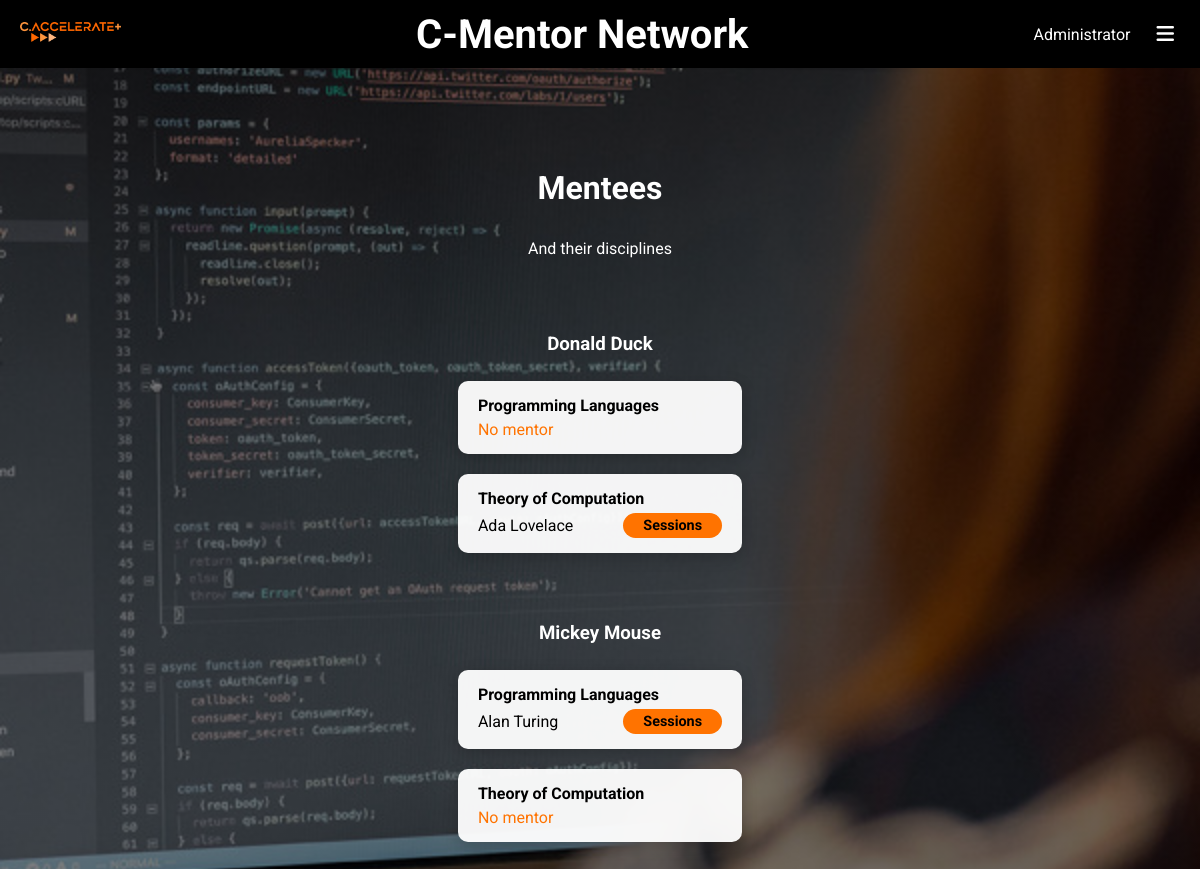
The page /mentee/ (signed in) on the database its author committed.
### app/models.py (models this page shows, shortened)
class Aluno(models.Model):
    ANO_CHOICES = [(1, 1), (2, 2), (3, 3)]
    user = models.OneToOneField(User, on_delete=models.CASCADE, default=None)
    numero = models.CharField(max_length=100)
    curso = models.ForeignKey(
        Curso, on_delete=models.CASCADE, related_name='alunos')
    ano = models.IntegerField(choices=ANO_CHOICES, null=True)
    @property
    def nome_completo(self):
        return self.user.first_name + ' ' + self.user.last_name.split()[-1]
    class Meta:
        ordering = ['user__first_name', 'user__last_name']
    def __str__(self):
        return self.nome_completo

class Disciplina(models.Model):
    nome = models.CharField(max_length=100)
    ano = models.IntegerField(null=True, blank=True)
    semestre = models.IntegerField(null=True, blank=True)
    alunos = models.ManyToManyField(
        Aluno, related_name='disciplinas')
    def __str__(self):
        return self.nome

### mentoria/models.py (models this page shows, shortened)
class Mentorando(models.Model):
    aluno = models.ForeignKey(Aluno, on_delete=models.CASCADE, related_name='mentorandias')
    ano_lectivo = models.ForeignKey(AnoLectivo, on_delete=models.CASCADE, related_name='mentorandias')
    disciplina = models.ForeignKey(Disciplina, on_delete=models.CASCADE, related_name='mentorandias')
    ativo = models.BooleanField(null=True, blank=True, default=True)

class Mentor(models.Model):
    aluno = models.ForeignKey(Aluno, on_delete=models.CASCADE, related_name='mentorias')
    ano_lectivo = models.ForeignKey(AnoLectivo, on_delete=models.CASCADE, related_name='mentorias')
    disciplina = models.ForeignKey(Disciplina, on_delete=models.CASCADE, related_name='mentorias')
    nota = models.IntegerField(null=True, blank=True, default=None)
    ativo = models.BooleanField(null=True, blank=True, default=True)

### mentoria/views.py (the view, shortened to what this page needs)
# urls.py: path('mentee/', views.mentorandos_view, name='mentorandos'),
@login_required
def mentorandos_view(request):
    ano = AnoLectivo.objects.get(ano='25-26')
    if request.user.groups.filter(name="Gestores").exists():
        alunos_mentorando = set(
            m.aluno for m in Mentorando.objects.filter(
                ano_lectivo=ano,
                disciplina__semestre=semestre
            ).select_related('aluno')  # otimiza acesso a m.aluno
        )
        alunoAtual = "admin"
    mentorandos_info = []
    disciplinas_sem_mentoria = []
    for aluno_mentorando in alunos_mentorando:
        info = {'mentorando': aluno_mentorando}
        mentorandias = []
        mentorando_qs = Mentorando.objects.filter(
            ano_lectivo=ano,
            disciplina__semestre=semestre,
            aluno=aluno_mentorando
        ).select_related('disciplina', 'aluno')  # evita query extra para disciplina/aluno
        diade_qs = Diade.objects.filter(
            ano_lectivo=ano,
            mentor__disciplina__semestre=semestre,
            mentorando__in=mentorando_qs
        ).select_related('mentorando', 'mentor__aluno', 'mentor__disciplina')
        diades_por_mentorando = {}
        for diade in diade_qs:
            diades_por_mentorando.setdefault(diade.mentorando_id, []).append(diade)
        for mentorando in mentorando_qs:
            info_ = {
                'mentorando': mentorando,
                'disciplina': mentorando.disciplina
            }
            diades = diades_por_mentorando.get(mentorando.id, [])
            for diade in diades:
                if diade.mentorando.disciplina == mentorando.disciplina:
                    info_['mentor'] = diade.mentor
                    break
            else:
                info_['mentor'] = '-'
            mentorandias.append(info_)
        mentorandias.sort(key=lambda item: item['disciplina'].nome)
        info['mentorandias'] = mentorandias
        disciplinas_com_mentoria = [m['disciplina'] for m in mentorandias]
        disciplinas_ids = [d.pk for d in disciplinas_com_mentoria]
        info['disciplinas_sem_mentoria'] = Disciplina.objects.exclude(pk__in=disciplinas_ids).filter(semestre=semestre)
        disciplinas_sem_mentoria = info['disciplinas_sem_mentoria']
        mentorandos_info.append(info)
    mentorandos_info.sort(key=lambda x: str(x['mentorando']))
    if len(disciplinas_sem_mentoria) == 0:
        disciplinas_sem_mentoria = Disciplina.objects.filter(semestre=semestre)
    alunos_mentores = Mentor.objects.filter(
        ano_lectivo=ano,
        disciplina__semestre=semestre
    ).select_related('aluno').values_list('aluno', flat=True).distinct()
    mentorias = Mentor.objects.filter(
        ano_lectivo=ano,
        disciplina__semestre=semestre
    ).select_related('disciplina').order_by('disciplina__nome')
    context = {
        'ano': ano,
        'mentorandos_info': mentorandos_info,
        'vazio': len(mentorandos_info),
        'aluno': alunoAtual,
        'disciplinas': disciplinas_sem_mentoria,
        'mentorias': mentorias,
        'semestre': semestre,
    }
    if request.user.groups.filter(name="Gestores").exists():
        context['gestor'] = True
    else:
        context['gestor'] = False
    return render(request, 'mentoria/mentorandos.html', context)

### mentoria/templatetags/custom_filters.py (called while the page is built)
@register.filter(name='in_group')
def in_group(user, group_name):
    return user.groups.filter(name=group_name).exists()

### mentoria/templates/mentoria/mentorandos.html (shortened to what this page needs)
{% extends "app/base.html" %}
{% block main %}
<main>
{% if gestor %}
    <h1>Mentees</h1>
    <p>And their disciplines</p>
{% endif %}
{% if aluno == "admin" %}
    {% for mentorando_info in mentorandos_info %}
       <h3 style="padding-top: 40px;">{{ mentorando_info.mentorando}}</h3>
        {% for mentorandia in mentorando_info.mentorandias %}
        <div class="disciplina">
            <b>{{ mentorandia.disciplina }}</b>
            <div style="display: flex; align-items: center; justify-content:space-between; gap: 10px; margin-top:5px;">
                {% if mentorandia.mentor.aluno %}
                    <a href="{% url 'perfil' mentorandia.mentor.aluno.id %}" style="color:black;">{{ mentorandia.mentor.aluno }}</a>
                <a class="sessão" href="{% url 'sessoes' mentorandia.mentor.id mentorandia.mentorando.id 1 %}" style="padding:4px 20px">Sessions</a>
                {% else %}
                    <span style="color:#ff7300;">No mentor</span>
                {% endif %}
            </div>
        </div>
        {% endfor %}
    {% endfor %}
{% endif %}
</main>
{% endblock main %}

### app/templates/app/base.html (shortened to what this page needs)
{% load custom_filters %}
<!DOCTYPE html>
<html lang="en">
<head>
    {% load static %}
    <link rel="stylesheet" href="{% static 'app/styles.css' %}">
	<link rel="stylesheet" href="https://cdnjs.cloudflare.com/ajax/libs/font-awesome/6.5.1/css/all.min.css">
</head>
<body>
    <header  style="padding:10px;">
        <div>
            <a href="{% url 'info' %}"><img src="{% static 'app/caccelerate.png' %}" alt="C-Accelerate" height="20px" style="margin:10px;"></a>
        </div>
		{% if request.user.is_authenticated and request.resolver_match.url_name != 'info' %}
		<h3 class="titulo">
			C-Mentor Network
		</h3>
		{% endif %}
        <nav>
			{% block nav %}
				{% if request.user.is_authenticated %}
				<span style="font-size:medium">{{ request.user.first_name }} {{ request.user.last_name }}</span>
				<div class="dropdown" tabindex="0" aria-haspopup="true" aria-expanded="false">
					<button class="dropbtn" aria-label="Open menu" aria-haspopup="true" aria-expanded="false" id="dropdownMenuBtn">
						<i class="fa fa-bars" aria-hidden="true"></i>
					</button>
				</div>
				{% else %}
					<a href="{% url 'horarios:login' %}" role="menuitem" tabindex="0" style="margin-top:0;">Log in
						<i class="fa fa-sign-in"></i>
					</a>
				{% endif %}
			{% endblock %}
        </nav>
    </header>
    <main>
        {% block main %}
        {% endblock main %}
    </main>
</body>
</html>

### static/app/styles.css (style rules this page uses)
body { padding: 0; margin: 0; font-family: 'Roboto', sans-serif; }
header { background-color: black; color: white; padding: 2.5px 20px; display: flex; flex-direction: row; align-items: center; justify-content: space-between; }
header h3 { margin:10px 0 10px 0px; }
header a { text-decoration: none; color:white; }
main { padding: 50px 20px; margin:auto; }

### rows shown on the page
Aluno: mentorando "Donald Duck"
Mentorando: disciplina "Programming Languages", shows "No mentor"
Mentorando: disciplina "Theory of Computation", mentor.aluno "Ada Lovelace"
Aluno: mentorando "Mickey Mouse"
Mentorando: disciplina "Programming Languages", mentor.aluno "Alan Turing"
Mentorando: disciplina "Theory of Computation", shows "No mentor"

### other values the page prints
{{ request.user.first_name }} "Administrator"
